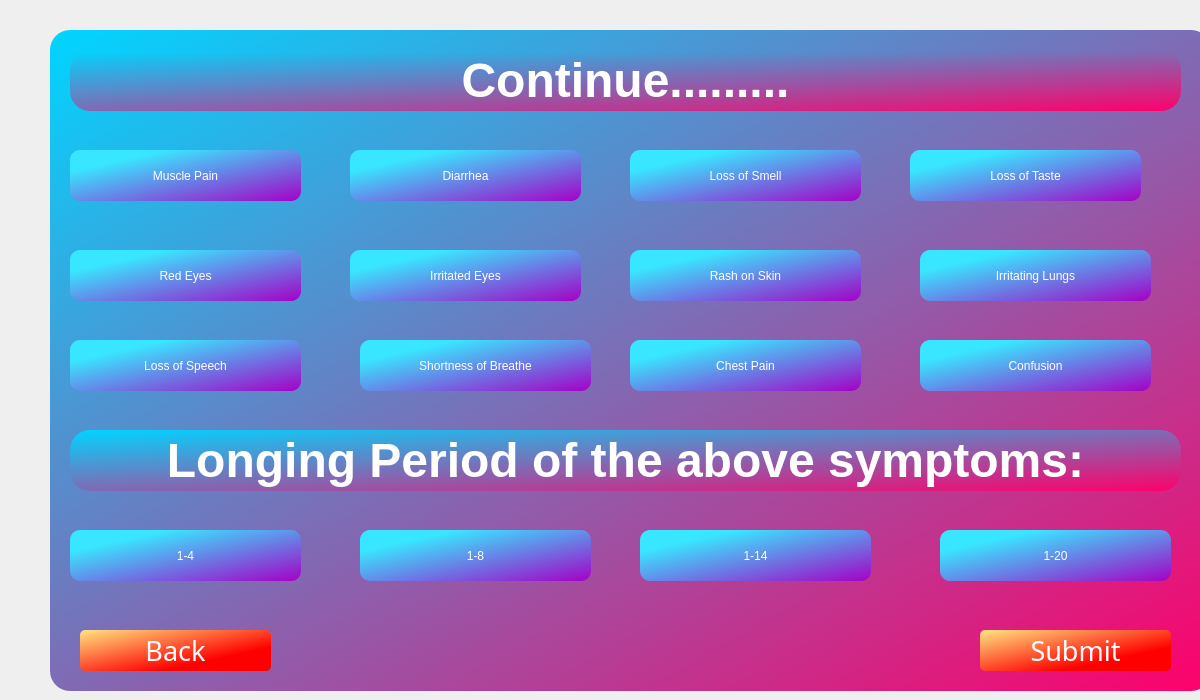
<?xml version="1.0" encoding="UTF-8"?>
<ui version="4.0">
 <class>Quepage4</class>
 <widget class="QDialog" name="Quepage4">
  <property name="geometry">
   <rect>
    <x>0</x>
    <y>0</y>
    <width>1200</width>
    <height>700</height>
   </rect>
  </property>
  <property name="windowTitle">
   <string>Dialog</string>
  </property>
  <widget class="QGroupBox" name="groupbox_quepage4">
   <property name="geometry">
    <rect>
     <x>50</x>
     <y>30</y>
     <width>1161</width>
     <height>661</height>
    </rect>
   </property>
   <property name="styleSheet">
    <string notr="true">background-color: qlineargradient(spread:reflect, x1:0, y1:0, x2:1, y2:1, stop:0 rgba(0, 213, 255, 255), stop:1 rgba(255, 0, 106, 255));
border-radius: 20px;</string>
   </property>
   <property name="title">
    <string/>
   </property>
   <property name="alignment">
    <set>Qt::AlignCenter</set>
   </property>
   <widget class="QLabel" name="que8_continnue">
    <property name="geometry">
     <rect>
      <x>20</x>
      <y>20</y>
      <width>1111</width>
      <height>61</height>
     </rect>
    </property>
    <property name="font">
     <font>
      <family>Segoe UI</family>
      <pointsize>36</pointsize>
      <italic>false</italic>
      <bold>true</bold>
      <strikeout>false</strikeout>
     </font>
    </property>
    <property name="layoutDirection">
     <enum>Qt::LeftToRight</enum>
    </property>
    <property name="autoFillBackground">
     <bool>false</bool>
    </property>
    <property name="styleSheet">
     <string notr="true">font: 600 36pt &quot;Segoe UI&quot;;
color: rgb(255, 255, 255);

</string>
    </property>
    <property name="text">
     <string>&lt;html&gt;&lt;head/&gt;&lt;body&gt;&lt;p&gt;Continue.........&lt;/p&gt;&lt;/body&gt;&lt;/html&gt;</string>
    </property>
    <property name="alignment">
     <set>Qt::AlignCenter</set>
    </property>
   </widget>
   <widget class="QPushButton" name="que8_opt9">
    <property name="geometry">
     <rect>
      <x>20</x>
      <y>120</y>
      <width>231</width>
      <height>51</height>
     </rect>
    </property>
    <property name="sizePolicy">
     <sizepolicy hsizetype="Preferred" vsizetype="Fixed">
      <horstretch>0</horstretch>
      <verstretch>0</verstretch>
     </sizepolicy>
    </property>
    <property name="styleSheet">
     <string notr="true">font: 600  20pt &quot;Segoe UI&quot;;
color: rgb(255, 255, 255);
background-color: qlineargradient(spread:pad, x1:0, y1:0, x2:1, y2:1, stop:0.210227 rgba(57, 230, 255, 255), stop:1 rgba(165, 0, 198, 255));
border-radius: 10px;</string>
    </property>
    <property name="text">
     <string>Muscle Pain</string>
    </property>
   </widget>
   <widget class="QPushButton" name="que8_opt10">
    <property name="geometry">
     <rect>
      <x>300</x>
      <y>120</y>
      <width>231</width>
      <height>51</height>
     </rect>
    </property>
    <property name="sizePolicy">
     <sizepolicy hsizetype="Preferred" vsizetype="Fixed">
      <horstretch>0</horstretch>
      <verstretch>0</verstretch>
     </sizepolicy>
    </property>
    <property name="styleSheet">
     <string notr="true">font: 600  20pt &quot;Segoe UI&quot;;
color: rgb(255, 255, 255);
background-color: qlineargradient(spread:pad, x1:0, y1:0, x2:1, y2:1, stop:0.210227 rgba(57, 230, 255, 255), stop:1 rgba(165, 0, 198, 255));
border-radius: 10px;</string>
    </property>
    <property name="text">
     <string>Diarrhea</string>
    </property>
   </widget>
   <widget class="QPushButton" name="que8_opt11">
    <property name="geometry">
     <rect>
      <x>580</x>
      <y>120</y>
      <width>231</width>
      <height>51</height>
     </rect>
    </property>
    <property name="sizePolicy">
     <sizepolicy hsizetype="Preferred" vsizetype="Fixed">
      <horstretch>0</horstretch>
      <verstretch>0</verstretch>
     </sizepolicy>
    </property>
    <property name="styleSheet">
     <string notr="true">font: 600  20pt &quot;Segoe UI&quot;;
color: rgb(255, 255, 255);
background-color: qlineargradient(spread:pad, x1:0, y1:0, x2:1, y2:1, stop:0.210227 rgba(57, 230, 255, 255), stop:1 rgba(165, 0, 198, 255));
border-radius: 10px;</string>
    </property>
    <property name="text">
     <string>Loss of Smell</string>
    </property>
   </widget>
   <widget class="QPushButton" name="que8_opt12">
    <property name="geometry">
     <rect>
      <x>860</x>
      <y>120</y>
      <width>231</width>
      <height>51</height>
     </rect>
    </property>
    <property name="sizePolicy">
     <sizepolicy hsizetype="Preferred" vsizetype="Fixed">
      <horstretch>0</horstretch>
      <verstretch>0</verstretch>
     </sizepolicy>
    </property>
    <property name="styleSheet">
     <string notr="true">font: 600  20pt &quot;Segoe UI&quot;;
color: rgb(255, 255, 255);
background-color: qlineargradient(spread:pad, x1:0, y1:0, x2:1, y2:1, stop:0.210227 rgba(57, 230, 255, 255), stop:1 rgba(165, 0, 198, 255));
border-radius: 10px;</string>
    </property>
    <property name="text">
     <string>Loss of Taste</string>
    </property>
   </widget>
   <widget class="QPushButton" name="que8_opt13">
    <property name="geometry">
     <rect>
      <x>20</x>
      <y>220</y>
      <width>231</width>
      <height>51</height>
     </rect>
    </property>
    <property name="sizePolicy">
     <sizepolicy hsizetype="Preferred" vsizetype="Fixed">
      <horstretch>0</horstretch>
      <verstretch>0</verstretch>
     </sizepolicy>
    </property>
    <property name="styleSheet">
     <string notr="true">font: 600  20pt &quot;Segoe UI&quot;;
color: rgb(255, 255, 255);
background-color: qlineargradient(spread:pad, x1:0, y1:0, x2:1, y2:1, stop:0.210227 rgba(57, 230, 255, 255), stop:1 rgba(165, 0, 198, 255));
border-radius: 10px;</string>
    </property>
    <property name="text">
     <string>Red Eyes</string>
    </property>
   </widget>
   <widget class="QPushButton" name="que8_opt14">
    <property name="geometry">
     <rect>
      <x>300</x>
      <y>220</y>
      <width>231</width>
      <height>51</height>
     </rect>
    </property>
    <property name="sizePolicy">
     <sizepolicy hsizetype="Preferred" vsizetype="Fixed">
      <horstretch>0</horstretch>
      <verstretch>0</verstretch>
     </sizepolicy>
    </property>
    <property name="styleSheet">
     <string notr="true">font: 600  20pt &quot;Segoe UI&quot;;
color: rgb(255, 255, 255);
background-color: qlineargradient(spread:pad, x1:0, y1:0, x2:1, y2:1, stop:0.210227 rgba(57, 230, 255, 255), stop:1 rgba(165, 0, 198, 255));
border-radius: 10px;</string>
    </property>
    <property name="text">
     <string>Irritated Eyes</string>
    </property>
   </widget>
   <widget class="QPushButton" name="que8_opt15">
    <property name="geometry">
     <rect>
      <x>580</x>
      <y>220</y>
      <width>231</width>
      <height>51</height>
     </rect>
    </property>
    <property name="sizePolicy">
     <sizepolicy hsizetype="Preferred" vsizetype="Fixed">
      <horstretch>0</horstretch>
      <verstretch>0</verstretch>
     </sizepolicy>
    </property>
    <property name="styleSheet">
     <string notr="true">font: 600  20pt &quot;Segoe UI&quot;;
color: rgb(255, 255, 255);
background-color: qlineargradient(spread:pad, x1:0, y1:0, x2:1, y2:1, stop:0.210227 rgba(57, 230, 255, 255), stop:1 rgba(165, 0, 198, 255));
border-radius: 10px;</string>
    </property>
    <property name="text">
     <string>Rash on Skin</string>
    </property>
   </widget>
   <widget class="QPushButton" name="que8_opt16">
    <property name="geometry">
     <rect>
      <x>870</x>
      <y>220</y>
      <width>231</width>
      <height>51</height>
     </rect>
    </property>
    <property name="sizePolicy">
     <sizepolicy hsizetype="Preferred" vsizetype="Fixed">
      <horstretch>0</horstretch>
      <verstretch>0</verstretch>
     </sizepolicy>
    </property>
    <property name="styleSheet">
     <string notr="true">font: 600  20pt &quot;Segoe UI&quot;;
color: rgb(255, 255, 255);
background-color: qlineargradient(spread:pad, x1:0, y1:0, x2:1, y2:1, stop:0.210227 rgba(57, 230, 255, 255), stop:1 rgba(165, 0, 198, 255));
border-radius: 10px;</string>
    </property>
    <property name="text">
     <string>Irritating Lungs</string>
    </property>
   </widget>
   <widget class="QPushButton" name="que8_opt17">
    <property name="geometry">
     <rect>
      <x>20</x>
      <y>310</y>
      <width>231</width>
      <height>51</height>
     </rect>
    </property>
    <property name="sizePolicy">
     <sizepolicy hsizetype="Preferred" vsizetype="Fixed">
      <horstretch>0</horstretch>
      <verstretch>0</verstretch>
     </sizepolicy>
    </property>
    <property name="styleSheet">
     <string notr="true">font: 600  20pt &quot;Segoe UI&quot;;
color: rgb(255, 255, 255);
background-color: qlineargradient(spread:pad, x1:0, y1:0, x2:1, y2:1, stop:0.210227 rgba(57, 230, 255, 255), stop:1 rgba(165, 0, 198, 255));
border-radius: 10px;</string>
    </property>
    <property name="text">
     <string>Loss of Speech</string>
    </property>
   </widget>
   <widget class="QPushButton" name="que8_opt19">
    <property name="geometry">
     <rect>
      <x>580</x>
      <y>310</y>
      <width>231</width>
      <height>51</height>
     </rect>
    </property>
    <property name="sizePolicy">
     <sizepolicy hsizetype="Preferred" vsizetype="Fixed">
      <horstretch>0</horstretch>
      <verstretch>0</verstretch>
     </sizepolicy>
    </property>
    <property name="styleSheet">
     <string notr="true">font: 600  20pt &quot;Segoe UI&quot;;
color: rgb(255, 255, 255);
background-color: qlineargradient(spread:pad, x1:0, y1:0, x2:1, y2:1, stop:0.210227 rgba(57, 230, 255, 255), stop:1 rgba(165, 0, 198, 255));
border-radius: 10px;</string>
    </property>
    <property name="text">
     <string>Chest Pain</string>
    </property>
   </widget>
   <widget class="QPushButton" name="back_quepage4">
    <property name="geometry">
     <rect>
      <x>30</x>
      <y>600</y>
      <width>191</width>
      <height>41</height>
     </rect>
    </property>
    <property name="sizePolicy">
     <sizepolicy hsizetype="Minimum" vsizetype="MinimumExpanding">
      <horstretch>0</horstretch>
      <verstretch>0</verstretch>
     </sizepolicy>
    </property>
    <property name="font">
     <font>
      <family>Arial Rounded MT Bold</family>
      <pointsize>20</pointsize>
      <italic>false</italic>
      <bold>false</bold>
     </font>
    </property>
    <property name="styleSheet">
     <string notr="true">background-color: qlineargradient(spread:reflect, x1:0, y1:0, x2:1, y2:1, stop:0 rgba(255, 229, 131, 255), stop:0.710227 rgba(255, 0, 0, 255));
font: 20pt &quot;Arial Rounded MT Bold&quot;;
border-radius: 5px;
color: rgb(255, 255, 255);</string>
    </property>
    <property name="text">
     <string>Back</string>
    </property>
   </widget>
   <widget class="QPushButton" name="submit_quepage4">
    <property name="geometry">
     <rect>
      <x>930</x>
      <y>600</y>
      <width>191</width>
      <height>41</height>
     </rect>
    </property>
    <property name="sizePolicy">
     <sizepolicy hsizetype="Minimum" vsizetype="MinimumExpanding">
      <horstretch>0</horstretch>
      <verstretch>0</verstretch>
     </sizepolicy>
    </property>
    <property name="font">
     <font>
      <family>Arial Rounded MT Bold</family>
      <pointsize>20</pointsize>
      <italic>false</italic>
      <bold>false</bold>
     </font>
    </property>
    <property name="styleSheet">
     <string notr="true">background-color: qlineargradient(spread:reflect, x1:0, y1:0, x2:1, y2:1, stop:0 rgba(255, 229, 131, 255), stop:0.710227 rgba(255, 0, 0, 255));
font: 20pt &quot;Arial Rounded MT Bold&quot;;
border-radius: 5px;
color: rgb(255, 255, 255);</string>
    </property>
    <property name="text">
     <string>Submit</string>
    </property>
   </widget>
   <widget class="QPushButton" name="que8_opt18">
    <property name="geometry">
     <rect>
      <x>310</x>
      <y>310</y>
      <width>231</width>
      <height>51</height>
     </rect>
    </property>
    <property name="sizePolicy">
     <sizepolicy hsizetype="Preferred" vsizetype="Fixed">
      <horstretch>0</horstretch>
      <verstretch>0</verstretch>
     </sizepolicy>
    </property>
    <property name="styleSheet">
     <string notr="true">font: 600  20pt &quot;Segoe UI&quot;;
color: rgb(255, 255, 255);
background-color: qlineargradient(spread:pad, x1:0, y1:0, x2:1, y2:1, stop:0.210227 rgba(57, 230, 255, 255), stop:1 rgba(165, 0, 198, 255));
border-radius: 10px;</string>
    </property>
    <property name="text">
     <string>Shortness of Breathe</string>
    </property>
   </widget>
   <widget class="QPushButton" name="que8_opt20">
    <property name="geometry">
     <rect>
      <x>870</x>
      <y>310</y>
      <width>231</width>
      <height>51</height>
     </rect>
    </property>
    <property name="sizePolicy">
     <sizepolicy hsizetype="Preferred" vsizetype="Fixed">
      <horstretch>0</horstretch>
      <verstretch>0</verstretch>
     </sizepolicy>
    </property>
    <property name="styleSheet">
     <string notr="true">font: 600  20pt &quot;Segoe UI&quot;;
color: rgb(255, 255, 255);
background-color: qlineargradient(spread:pad, x1:0, y1:0, x2:1, y2:1, stop:0.210227 rgba(57, 230, 255, 255), stop:1 rgba(165, 0, 198, 255));
border-radius: 10px;</string>
    </property>
    <property name="text">
     <string>Confusion</string>
    </property>
   </widget>
   <widget class="QPushButton" name="que9_opt1">
    <property name="geometry">
     <rect>
      <x>20</x>
      <y>500</y>
      <width>231</width>
      <height>51</height>
     </rect>
    </property>
    <property name="sizePolicy">
     <sizepolicy hsizetype="Preferred" vsizetype="Fixed">
      <horstretch>0</horstretch>
      <verstretch>0</verstretch>
     </sizepolicy>
    </property>
    <property name="styleSheet">
     <string notr="true">font: 600  20pt &quot;Segoe UI&quot;;
color: rgb(255, 255, 255);
background-color: qlineargradient(spread:pad, x1:0, y1:0, x2:1, y2:1, stop:0.210227 rgba(57, 230, 255, 255), stop:1 rgba(165, 0, 198, 255));
border-radius: 10px;</string>
    </property>
    <property name="text">
     <string>1-4</string>
    </property>
   </widget>
   <widget class="QPushButton" name="que9_opt2">
    <property name="geometry">
     <rect>
      <x>310</x>
      <y>500</y>
      <width>231</width>
      <height>51</height>
     </rect>
    </property>
    <property name="sizePolicy">
     <sizepolicy hsizetype="Preferred" vsizetype="Fixed">
      <horstretch>0</horstretch>
      <verstretch>0</verstretch>
     </sizepolicy>
    </property>
    <property name="styleSheet">
     <string notr="true">font: 600  20pt &quot;Segoe UI&quot;;
color: rgb(255, 255, 255);
background-color: qlineargradient(spread:pad, x1:0, y1:0, x2:1, y2:1, stop:0.210227 rgba(57, 230, 255, 255), stop:1 rgba(165, 0, 198, 255));
border-radius: 10px;</string>
    </property>
    <property name="text">
     <string>1-8</string>
    </property>
   </widget>
   <widget class="QPushButton" name="que9_opt3">
    <property name="geometry">
     <rect>
      <x>590</x>
      <y>500</y>
      <width>231</width>
      <height>51</height>
     </rect>
    </property>
    <property name="sizePolicy">
     <sizepolicy hsizetype="Preferred" vsizetype="Fixed">
      <horstretch>0</horstretch>
      <verstretch>0</verstretch>
     </sizepolicy>
    </property>
    <property name="styleSheet">
     <string notr="true">font: 600  20pt &quot;Segoe UI&quot;;
color: rgb(255, 255, 255);
background-color: qlineargradient(spread:pad, x1:0, y1:0, x2:1, y2:1, stop:0.210227 rgba(57, 230, 255, 255), stop:1 rgba(165, 0, 198, 255));
border-radius: 10px;</string>
    </property>
    <property name="text">
     <string>1-14</string>
    </property>
   </widget>
   <widget class="QPushButton" name="que9_opt4">
    <property name="geometry">
     <rect>
      <x>890</x>
      <y>500</y>
      <width>231</width>
      <height>51</height>
     </rect>
    </property>
    <property name="sizePolicy">
     <sizepolicy hsizetype="Preferred" vsizetype="Fixed">
      <horstretch>0</horstretch>
      <verstretch>0</verstretch>
     </sizepolicy>
    </property>
    <property name="styleSheet">
     <string notr="true">font: 600  20pt &quot;Segoe UI&quot;;
color: rgb(255, 255, 255);
background-color: qlineargradient(spread:pad, x1:0, y1:0, x2:1, y2:1, stop:0.210227 rgba(57, 230, 255, 255), stop:1 rgba(165, 0, 198, 255));
border-radius: 10px;</string>
    </property>
    <property name="text">
     <string>1-20</string>
    </property>
   </widget>
   <widget class="QLabel" name="que9">
    <property name="geometry">
     <rect>
      <x>20</x>
      <y>400</y>
      <width>1111</width>
      <height>61</height>
     </rect>
    </property>
    <property name="font">
     <font>
      <family>Segoe UI</family>
      <pointsize>36</pointsize>
      <italic>false</italic>
      <bold>true</bold>
      <strikeout>false</strikeout>
     </font>
    </property>
    <property name="layoutDirection">
     <enum>Qt::LeftToRight</enum>
    </property>
    <property name="autoFillBackground">
     <bool>false</bool>
    </property>
    <property name="styleSheet">
     <string notr="true">font: 600 36pt &quot;Segoe UI&quot;;
color: rgb(255, 255, 255);

</string>
    </property>
    <property name="text">
     <string>&lt;html&gt;&lt;head/&gt;&lt;body&gt;&lt;p&gt;Longing Period of the above symptoms:&lt;/p&gt;&lt;/body&gt;&lt;/html&gt;</string>
    </property>
    <property name="alignment">
     <set>Qt::AlignCenter</set>
    </property>
   </widget>
  </widget>
 </widget>
 <resources/>
 <connections/>
</ui>
